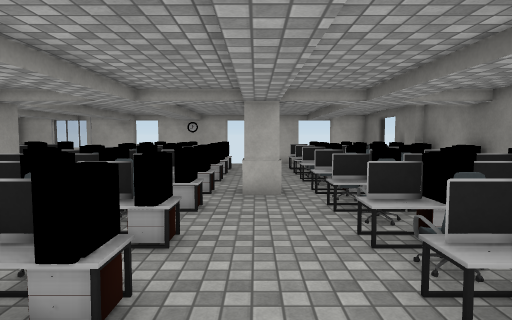
view 1 (above)

20 first-person views from a walk through a 3-D level made in the Unity game engine. The camera is 1.5 m above the floor, tilts 4° down and sees 75° across. The floor is counted in squares, 1 m on a side. Each view is taken from the middle of a square. On the plan, view 1 faces up. The plan holds only what a view shows up to about 15 squares ahead; the rest is blank. The player character is not drawn. Some surface patterns are stand-ins.

view 2
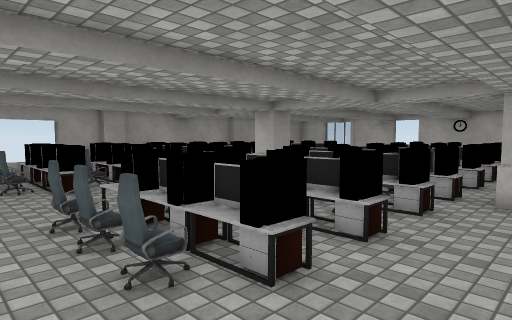

view 3
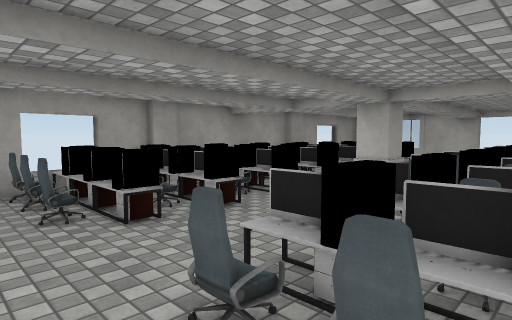

view 4
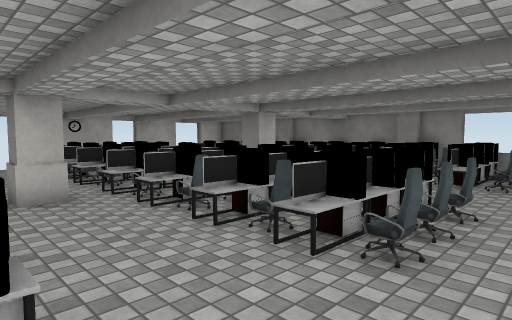

view 5
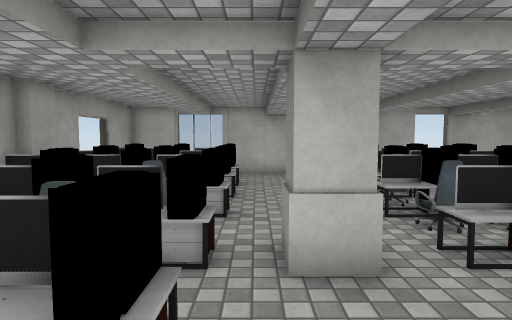

view 6
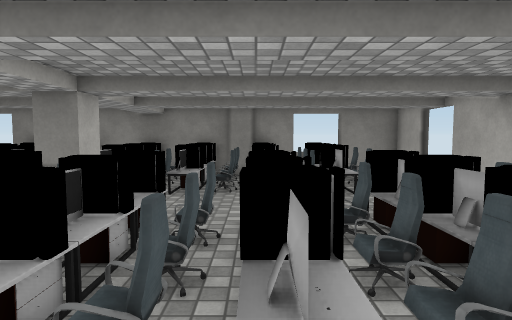

view 7
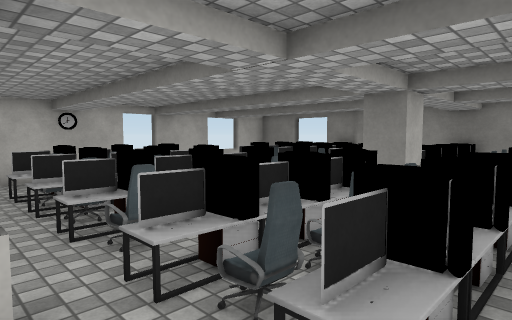

view 8
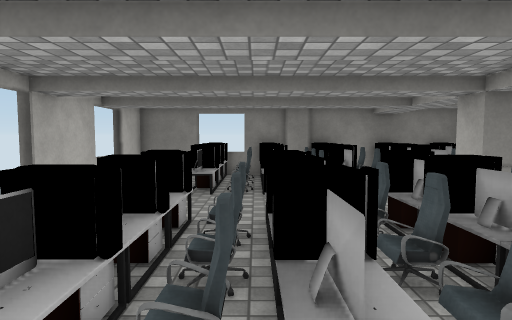

view 9
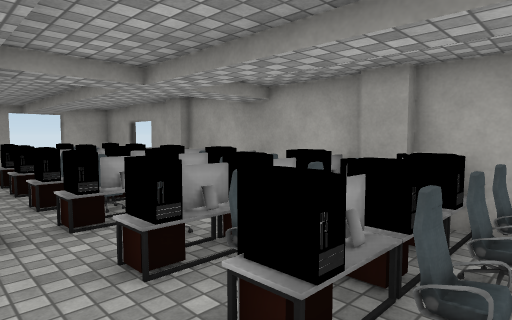

view 10
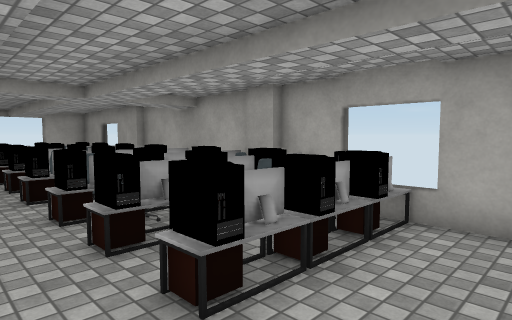

view 11
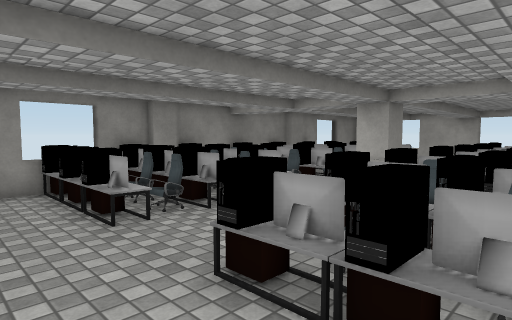

view 12
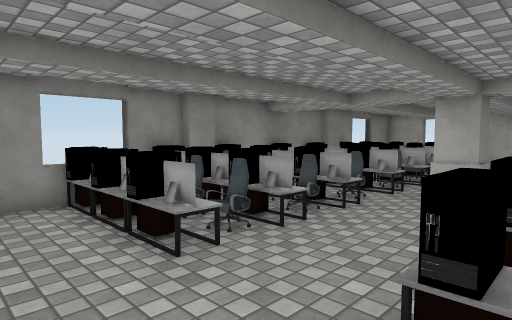

view 13
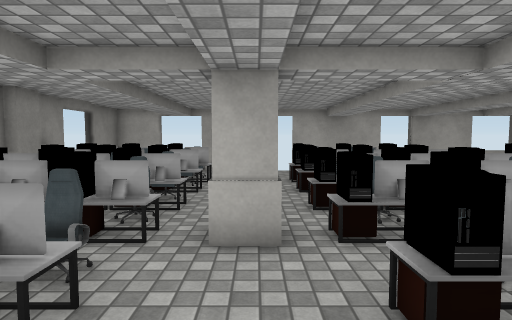

view 14
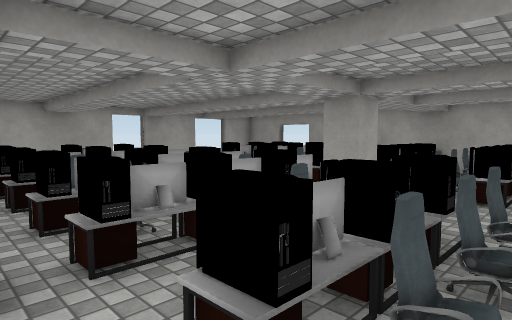

view 15
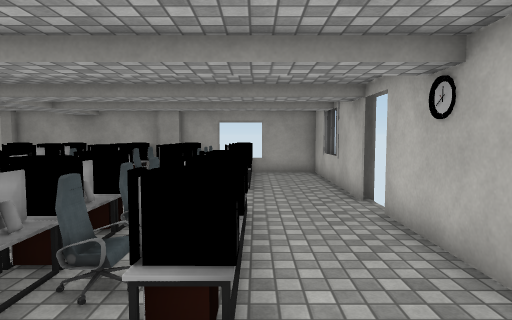

view 16
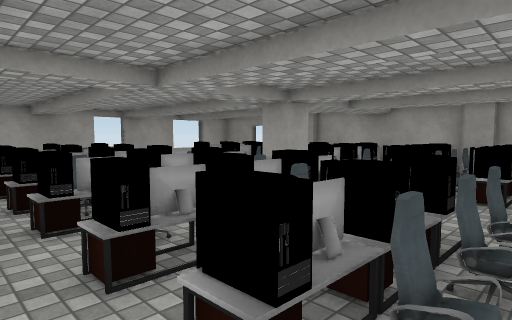

view 17
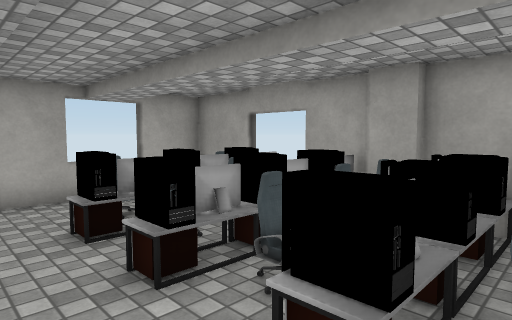

view 18
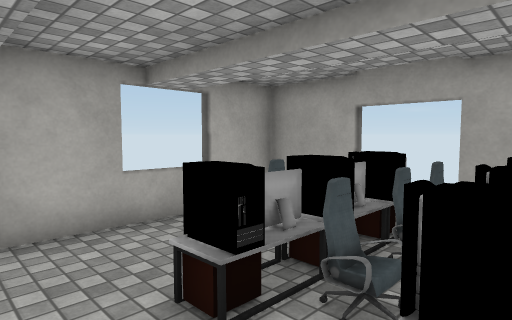

view 19
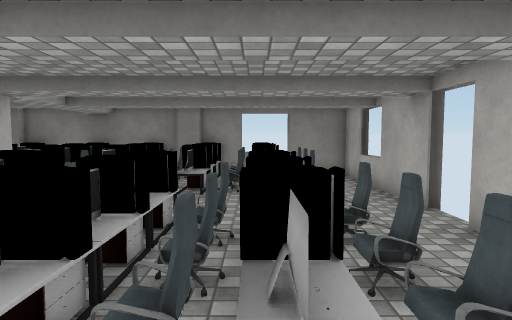

view 20
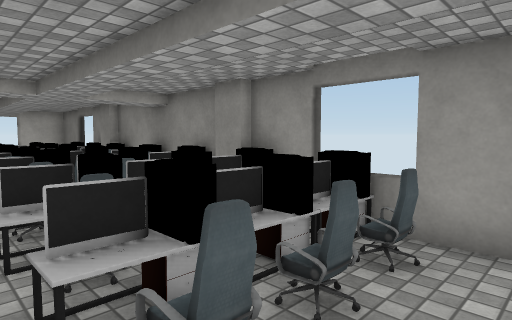

### Floor plan
Points are (right, up) in squares from view 1. A wall is a line through its corners. A room is listed if a view was taken in it or the views show most of it. See-through windows are left out.
Room 1 (views 1, 2, 3, 4, 5, 6, 7, 8, 9, 10, 11, 12, 13, 14, 15, 16, 17, 18, 19, 20)
walls: (-6.7, 9.4) (-6.7, 8.5) (-7.6, 8.5) (-7.6, 9.4) (-6.7, 9.4); (0.8, 8.5) (-0.3, 8.5) (-0.3, 9.4) (0.8, 9.4); (-13, 11.6) (-13, 6) (-12.7, 6) (-12.7, 5.4); (-5.5, -0.5) (-1.5, -0.5); (-1.5, 18.5) (-5.5, 18.5); (-6.6, 18.5) (-13, 18.5) (-13, 12.9) (-12.7, 12.9) (-12.7, 12.4); (-13, 4.6) (-13, -0.5) (-6.6, -0.5); (-6.6, 18.8) (-7.5, 18.8); (-0.4, -0.5) (6, -0.5) (6, 4.6); (5.7, 5.4) (5.7, 6); (-0.4, -0.8) (0.2, -0.8); (6, 6) (6, 12) (5.7, 12) (5.7, 12.6); (0.1, 18.8) (-0.4, 18.8); (6, 13.4) (6, 18.5) (4.1, 18.5); (2.4, 18.5) (-0.4, 18.5); (-13.3, 1.9) (-13.3, 1.1); (-13.3, 16.9) (-13.3, 16.4); (6.2, 15.8) (6.2, 16.4); (4.1, -0.8) (5, -0.8); (6.2, 1.1) (6.2, 1.8); (4.9, 18.8) (4.1, 18.8)
low walls: (-11, -0.8) (-9.4, -0.8); (6.2, 2) (6.2, 2.5)
ways out: gap at (-8, 9); gap at (-7, -1); gap at (-7, 19); gap at (0, -1); gap at (0, 19); gap at (1, 9)
objects: other object (-13, 3) to (-12, 3); chair (-12, 2); chair (-12, 4); other object (-12, 5); other object (-12, 6); table (-12, 7); other object (-12, 8); chair (-12, 10); chair (-12, 12); table (-12, 13); chair (-12, 14); table (-12, 15) to (-12, 16); chair (-11, 2); computer (-11, 3); chair (-11, 4); computer (-11, 5); other object (-11, 6); other object (-11, 7); computer (-11, 9); other object (-11, 10) to (-11, 11); computer (-11, 12); other object (-11, 13); computer (-11, 14); chair (-11, 15); computer (-11, 16); chair (-10, 2) to (-9, 2); computer (-10, 3) to (-9, 3); chair (-10, 4) to (-9, 4); computer (-10, 5) to (-9, 5); chair (-10, 6) to (-9, 6); computer (-10, 7) to (-9, 7); chair (-10, 8); computer (-10, 9) to (-9, 9); chair (-10, 10); other object (-10, 11); chair (-10, 12); table (-10, 13); chair (-10, 14); table (-10, 15); computer (-10, 16) to (-9, 16); table (-9, 11); computer (-9, 12); table (-9, 13); computer (-9, 14); table (-9, 15); chair (-5, 2); computer (-5, 3); chair (-5, 4); computer (-5, 5); chair (-5, 6); computer (-5, 7); chair (-5, 8); computer (-5, 9); chair (-5, 10) to (-5, 11); computer (-5, 12); chair (-5, 13); computer (-5, 14); chair (-5, 15); computer (-5, 16); chair (-4, 2) to (-3, 2); computer (-4, 3); chair (-4, 4); computer (-4, 5); chair (-4, 6); computer (-4, 7); chair (-4, 8); computer (-4, 9); chair (-4, 10); table (-4, 11); computer (-4, 12); table (-4, 13); computer (-4, 14); table (-4, 15); computer (-4, 16); table (-3, 3); table (-3, 4); table (-3, 5); table (-3, 7); table (-3, 9); table (-3, 11) to (-3, 12); table (-3, 13) to (-3, 14); table (-3, 15) to (-3, 16); chair (-2, 2); computer (-2, 3); chair (-2, 4); computer (-2, 5); chair (-2, 6); computer (-2, 7); chair (-2, 8); computer (-2, 9); other object (-2, 10); table (-2, 11) to (-1, 11); chair (-2, 12); table (-2, 13) to (-1, 13); chair (-2, 14); table (-2, 15) to (-1, 15); computer (-2, 16); table (-1, 3); table (-1, 5); table (-1, 7); table (-1, 9); computer (-1, 12); computer (-1, 14); computer (1, 12); computer (1, 14); chair (2, 1); table (2, 2); computer (2, 3); chair (2, 4); computer (2, 5); chair (2, 6); computer (2, 7); chair (2, 8); computer (2, 9); chair (2, 10); table (2, 11); chair (2, 12); table (2, 13); chair (2, 14); table (2, 15); computer (2, 16); chair (3, 2) to (4, 2); computer (3, 3) to (4, 3); chair (3, 4) to (4, 4); computer (3, 5) to (4, 5); chair (3, 6) to (4, 6); other object (3, 7) to (4, 7); chair (3, 8) to (4, 8); computer (3, 9) to (4, 9); other object (3, 10) to (4, 10); other object (3, 11) to (4, 11); computer (3, 12) to (4, 12); table (3, 13) to (4, 13); computer (3, 14) to (4, 14); table (3, 15) to (4, 15); computer (3, 16) to (4, 16); chair (5, 2); computer (5, 3); other object (5, 4); computer (5, 5); other object (5, 6); other object (5, 7); other object (5, 8); other object (5, 10) to (5, 11); other object (5, 12); other object (5, 13); other object (5, 14); other object (5, 15); other object (5, 16)

Positions as (right, up) in squares from view 1, and headings:
1: (0, 0), facing up
2: (1, 0), facing up-left
3: (-3, 0), facing up-left
4: (-9, 0), facing up-right
5: (-8, 5), facing up
6: (-7, 5), facing right
7: (-7, 6), facing up-right
8: (-7, 14), facing right
9: (-7, 15), facing down-left
10: (-7, 18), facing down-left
11: (-4, 18), facing down-right
12: (-2, 18), facing down-right
13: (0, 14), facing down
14: (0, 13), facing down-left
15: (1, 16), facing left
16: (0, 15), facing down-left
17: (-7, 8), facing down-left
18: (-7, 5), facing down-left
19: (-7, 3), facing right
20: (1, 0), facing up-right
